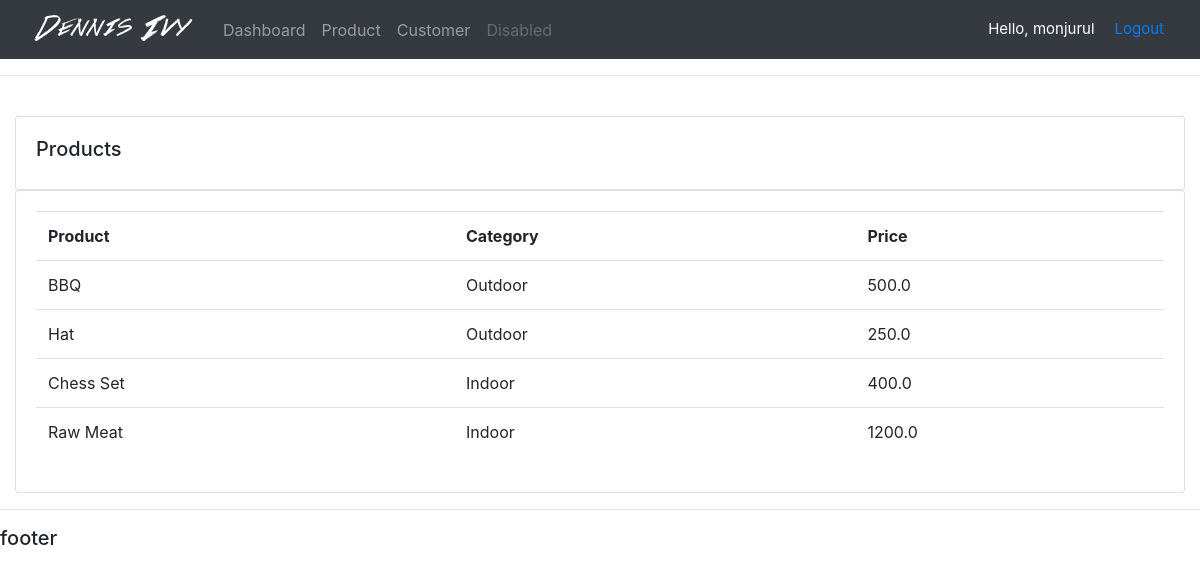
/product/ (signed in), run on the app's committed database.
### accounts/models.py (models this page shows, shortened)
class Product(models.Model):
    CATEGORY = (
        ('Indoor', 'Indoor'),
        ('Outdoor', 'Outdoor'),
    )
    name = models.CharField(max_length=200, null=True)
    price = models.FloatField(null=True)
    category = models.CharField(max_length=200, null=True, choices=CATEGORY)
    description = models.CharField(max_length=200, null=True, blank=True)
    date_created = models.DateTimeField(auto_now_add=True, null=True)
    tags = models.ManyToManyField(Tag)

### accounts/views.py (the view)
# urls.py: path('product/', views.product, name='product'),
@login_required(login_url="/login")
def product(request):
    products = Product.objects.all()
    return render(request, 'accounts/product.html', {'products': products})

### accounts/templates/accounts/product.html
{% extends 'accounts/main.html' %}
{% block content %}
<div class="container-fluid">
    <br>
    <div class="row">
        <div class="col-md">
            <div class="card card-body">
                <h5>Products</h5>
            </div>
            <div class="card card-body">
                <table class="table">
                    <tr>
                        <th>Product</th>
                        <th>Category</th>
                        <th>Price</th>
                    </tr>
                        {% for i in products %}
                            <tr>
                                <td>{{i.name}}</td>
                                <td>{{i.category}}</td>
                                <td>{{i.price}}</td>
                            </tr>
                        {% endfor %}
                </table>
            </div>
        </div>
    </div>
</div>
{% endblock %}

### accounts/templates/accounts/navbar.html (shortened to what this page needs)
{% load static %}
<nav class="navbar navbar-expand-lg navbar-dark bg-dark">
    <img src="{% static 'images/logo.png' %}" alt="nothing">
    <div class="collapse navbar-collapse" id="navbarNav">
      <ul class="navbar-nav">
        <li class="nav-item">
          <a class="nav-link" href="{% url 'home' %}">Dashboard</a>
        </li>
        <li class="nav-item">
          <a class="nav-link" href="{% url 'product' %}">Product</a>
        </li>
        <li class="nav-item">
        <li class="nav-item">
          <a class="nav-link" href="#">Customer</a>
        </li>
        <li class="nav-item">
          <a class="nav-link disabled" href="#">Disabled</a>
        </li>
      </ul>
    </div>
    <span class="gg">Hello, {{request.user}}</span>
    <span class="gg"><a href="{% url 'logout' %}">Logout</a></span>
  </nav>

### accounts/templates/accounts/main.html (style rules this page uses)
body { background-color: #ebeff5; }

### accounts/templates/accounts/navbar.html (style rules this page uses)
.gg { font-size: 15px; color: white; margin-right: 20px; }

### data on the page
Product: name "BBQ", category "Outdoor", price "500.0"
Product: name "Hat", category "Outdoor", price "250.0"
Product: name "Chess Set", category "Indoor", price "400.0"
Product: name "Raw Meat", category "Indoor", price "1200.0"

### other printed values
{{ request.user }} "monjurul"
